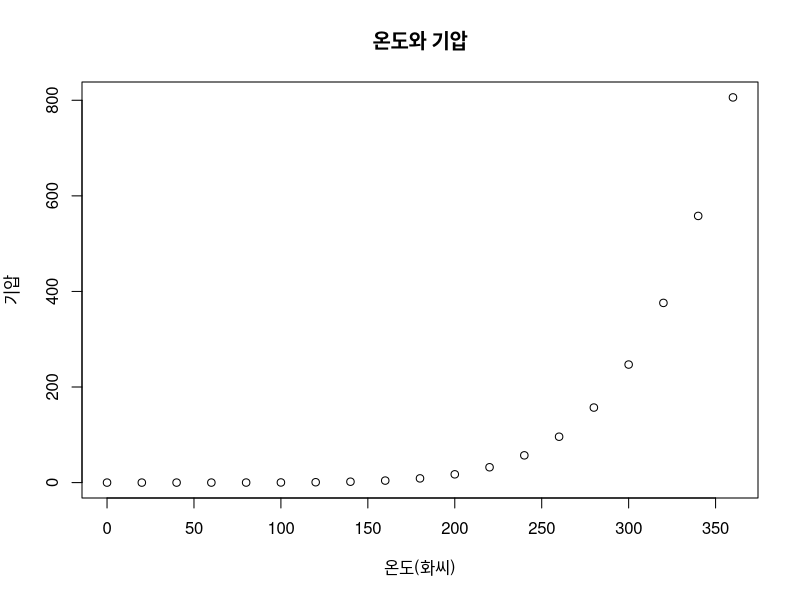

Generate this figure with R:
# (1) 자료 확인
head(pressure)

# (2) 산점도 작성
plot(pressure$temperature,     # x축 자료
     pressure$pressure,        # y축 자료
     main='온도와 기압',       # 그래프 제목
     xlab='온도(화씨)',        # x축 레이블
     ylab='기압',              # y축 레이블
)